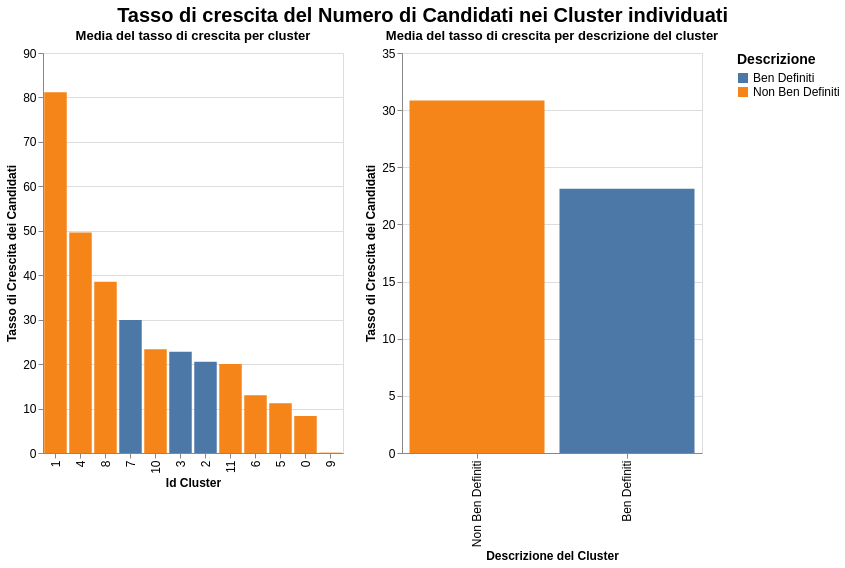

Write a Vega-Lite specification for this figure.
### Vega-Lite specification from a JSON file in a GitHub repository (floating-point values rounded to 4 significant figures)
{"$schema": "https://vega.github.io/schema/vega-lite/v5.17.0.json", "config": {"view": {"continuousHeight": 300, "continuousWidth": 300}}, "datasets": {"data-8372e5c8164ed2b29805082404b797e4": [{"Descrizione": "Ben Definiti", "TassoCrescCand": 23.13}, {"Descrizione": "Non Ben Definiti", "TassoCrescCand": 30.84}], "data-a95a6a7d191f6f51982833c53192f42e": [{"Descrizione": "Non Ben Definiti", "TassoCrescCand": 8.324, "label": 0}, {"Descrizione": "Non Ben Definiti", "TassoCrescCand": 81.17, "label": 1}, {"Descrizione": "Ben Definiti", "TassoCrescCand": 20.53, "label": 2}, {"Descrizione": "Ben Definiti", "TassoCrescCand": 22.76, "label": 3}, {"Descrizione": "Non Ben Definiti", "TassoCrescCand": 49.6, "label": 4}, {"Descrizione": "Non Ben Definiti", "TassoCrescCand": 11.2, "label": 5}, {"Descrizione": "Non Ben Definiti", "TassoCrescCand": 12.97, "label": 6}, {"Descrizione": "Ben Definiti", "TassoCrescCand": 29.93, "label": 7}, {"Descrizione": "Non Ben Definiti", "TassoCrescCand": 38.54, "label": 8}, {"Descrizione": "Non Ben Definiti", "TassoCrescCand": 0.08367, "label": 9}, {"Descrizione": "Non Ben Definiti", "TassoCrescCand": 23.36, "label": 10}, {"Descrizione": "Non Ben Definiti", "TassoCrescCand": 20.01, "label": 11}]}, "hconcat": [{"data": {"name": "data-a95a6a7d191f6f51982833c53192f42e"}, "encoding": {"color": {"field": "Descrizione", "legend": {"labelFontSize": 12, "titleFontSize": 14}, "title": "Descrizione", "type": "nominal"}, "x": {"axis": {"labelFontSize": 12, "title": "Id Cluster", "titleFontSize": 12}, "field": "label", "sort": {"field": "TassoCrescCand", "order": "descending"}, "type": "nominal"}, "y": {"axis": {"labelFontSize": 12, "title": "Tasso di Crescita dei Candidati", "titleFontSize": 12}, "field": "TassoCrescCand", "type": "quantitative"}}, "height": 400, "mark": {"type": "bar"}, "title": "Media del tasso di crescita per cluster", "width": 300}, {"data": {"name": "data-8372e5c8164ed2b29805082404b797e4"}, "encoding": {"color": {"field": "Descrizione", "legend": {"labelFontSize": 13, "titleFontSize": 15}, "title": "Descrizione", "type": "nominal"}, "x": {"axis": {"labelFontSize": 12, "title": "Descrizione del Cluster", "titleFontSize": 12}, "field": "Descrizione", "sort": {"field": "TassoCrescCand", "order": "descending"}, "type": "nominal"}, "y": {"axis": {"labelFontSize": 12, "title": "Tasso di Crescita dei Candidati", "titleFontSize": 12}, "field": "TassoCrescCand", "type": "quantitative"}}, "height": 400, "mark": {"type": "bar"}, "title": "Media del tasso di crescita per descrizione del cluster", "width": 300}], "title": {"anchor": "middle", "fontSize": 20, "text": "Tasso di crescita del Numero di Candidati nei Cluster individuati"}}
